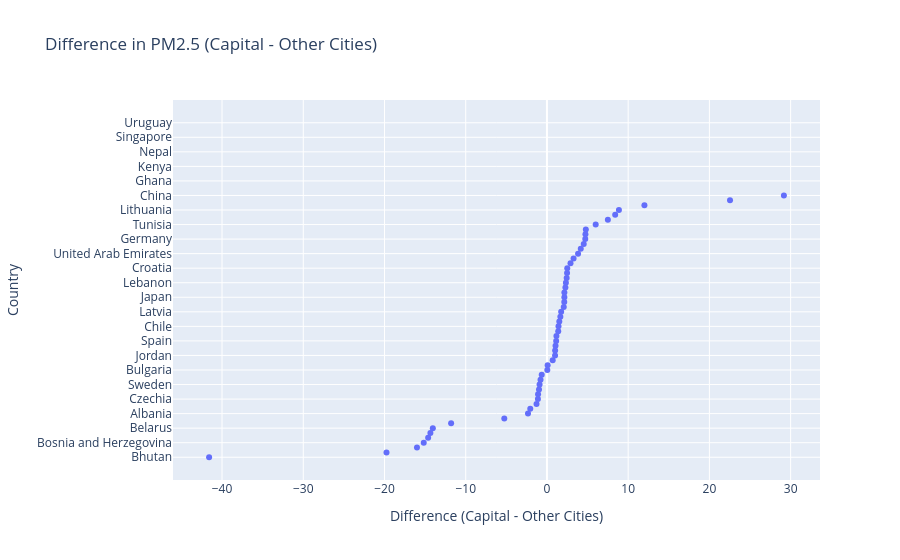

Notebook code for this chart:
### Code cell
df_comparison_avg_sorted = df_comparison_avg.sort_values('Diff')

fig = px.scatter(
    df_comparison_avg_sorted,
    x='Diff',
    y='Country',
    title='Difference in PM2.5 (Capital - Other Cities)'
)

fig.update_layout(xaxis_title='Difference (Capital - Other Cities)', yaxis_title='Country')
iplot(fig)

### Figure 1 — Plotly figure (JSON) as saved in the notebook; plotly's stock layout.template omitted (floating-point values rounded to 4 significant figures)
{"data": [{"hovertemplate": "Diff=%{x}<br>Country=%{y}<extra></extra>", "legendgroup": "", "marker": {"color": "#636efa", "symbol": "circle"}, "mode": "markers", "name": "", "orientation": "h", "showlegend": false, "type": "scatter", "x": [-41.59, -19.75, -16.0, -15.17, -14.62, -14.35, -14.05, -11.8, -5.25, -2.333, -2.051, -1.282, -1.111, -1.093, -0.9783, -0.9066, -0.7906, -0.6429, 0.04646, 0.08696, 0.7083, 1.0, 1.008, 1.057, 1.136, 1.167, 1.389, 1.423, 1.522, 1.651, 1.75, 2.069, 2.134, 2.143, 2.147, 2.272, 2.333, 2.428, 2.476, 2.5, 2.9, 3.28, 3.831, 4.163, 4.53, 4.72, 4.739, 4.789, 6.0, 7.5, 8.4, 8.861, 12.0, 22.54, 29.17, NaN, NaN, NaN, NaN, NaN, NaN, NaN, NaN, NaN, NaN, NaN, NaN, NaN, NaN, NaN], "xaxis": "x", "y": ["Bhutan", "Mauritius", "Pakistan", "Bosnia and Herzegovina", "Turkey", "Peru", "Belarus", "Montenegro", "Guatemala", "Albania", "New Zealand", "Saudi Arabia", "Czechia", "Mexico", "Slovakia", "Sweden", "Australia", "Thailand", "Bulgaria", "Canada", "Estonia", "Jordan", "Norway", "Ecuador", "Spain", "Jamaica", "Slovenia", "Chile", "Cyprus", "Finland", "Latvia", "Netherlands", "Israel", "Japan", "Denmark", "Switzerland", "Lebanon", "United Kingdom", "Serbia", "Croatia", "Bangladesh", "Hungary", "United Arab Emirates", "Greece", "Belgium", "Germany", "France", "Romania", "Tunisia", "Georgia", "Bahrain", "Lithuania", "Indonesia", "Philippines", "China", "Argentina", "El Salvador", "Ghana", "Honduras", "Iraq", "Kenya", "Monaco", "Mongolia", "Nepal", "Oman", "Senegal", "Singapore", "Uganda", "Ukraine", "Uruguay"], "yaxis": "y"}], "layout": {"legend": {"tracegroupgap": 0}, "title": {"text": "Difference in PM2.5 (Capital - Other Cities)"}, "xaxis": {"anchor": "y", "domain": [0, 1], "title": {"text": "Difference (Capital - Other Cities)"}}, "yaxis": {"anchor": "x", "domain": [0, 1], "title": {"text": "Country"}}}}
